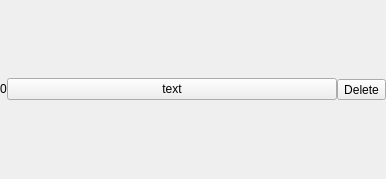
<?xml version="1.0" encoding="UTF-8"?>
<ui version="4.0">
 <class>TextListItem</class>
 <widget class="QWidget" name="TextListItem">
  <property name="geometry">
   <rect>
    <x>0</x>
    <y>0</y>
    <width>386</width>
    <height>179</height>
   </rect>
  </property>
  <property name="sizePolicy">
   <sizepolicy hsizetype="Preferred" vsizetype="Preferred">
    <horstretch>0</horstretch>
    <verstretch>0</verstretch>
   </sizepolicy>
  </property>
  <property name="windowTitle">
   <string>Text list item</string>
  </property>
  <layout class="QHBoxLayout" name="mainLayout">
   <property name="spacing">
    <number>0</number>
   </property>
   <property name="leftMargin">
    <number>0</number>
   </property>
   <property name="topMargin">
    <number>0</number>
   </property>
   <property name="rightMargin">
    <number>0</number>
   </property>
   <property name="bottomMargin">
    <number>0</number>
   </property>
   <item>
    <widget class="QLabel" name="numLabel">
     <property name="sizePolicy">
      <sizepolicy hsizetype="Fixed" vsizetype="Fixed">
       <horstretch>0</horstretch>
       <verstretch>0</verstretch>
      </sizepolicy>
     </property>
     <property name="frameShape">
      <enum>QFrame::NoFrame</enum>
     </property>
     <property name="frameShadow">
      <enum>QFrame::Plain</enum>
     </property>
     <property name="text">
      <string>0</string>
     </property>
    </widget>
   </item>
   <item>
    <widget class="QPushButton" name="mainButton">
     <property name="text">
      <string>text</string>
     </property>
    </widget>
   </item>
   <item>
    <widget class="QToolButton" name="deleteButton">
     <property name="sizePolicy">
      <sizepolicy hsizetype="Fixed" vsizetype="Fixed">
       <horstretch>0</horstretch>
       <verstretch>0</verstretch>
      </sizepolicy>
     </property>
     <property name="text">
      <string>Delete</string>
     </property>
    </widget>
   </item>
  </layout>
 </widget>
 <resources/>
 <connections/>
</ui>
